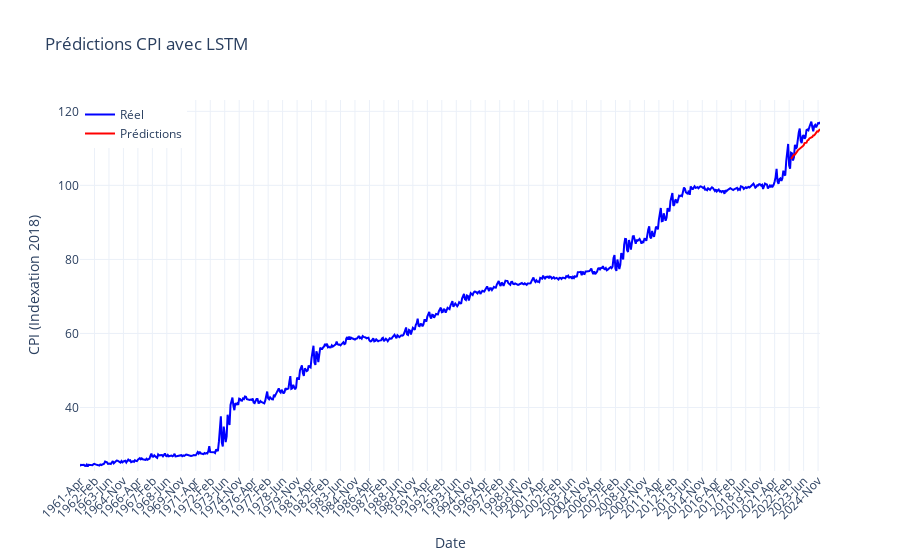

The cell this chart's notebook holds for it:
### Code cell
import plotly.graph_objects as go

# Inversion correcte des prédictions
pred_dates = dataframe["year_month"][-len(pred_series):]
pred_values = scaler.inverse_transform(pred_series).values().flatten()

# on converti dataframe["All Items"] en float

dataframe["All Items"] = dataframe["All Items"].astype(float)

# Définir une échelle Y continue et uniforme
y_min = min(dataframe["All Items"].min(), pred_values.min()) * 0.95
y_max = max(dataframe["All Items"].max(), pred_values.max()) * 1.05

# Création du graphique
fig = go.Figure()

# Ajout des valeurs réelles
fig.add_trace(go.Scatter(
    x=dataframe["year_month"], 
    y=dataframe["All Items"], 
    mode='lines', 
    name='Réel', 
    line=dict(color='blue', width=2)
))

# Ajout des prédictions
fig.add_trace(go.Scatter(
    x=pred_dates, 
    y=pred_values, 
    mode='lines', 
    name='Prédictions', 
    line=dict(color='red', width=2)
))

# Mise en forme
fig.update_layout(
    title="Prédictions CPI avec LSTM",
    xaxis_title="Date",
    yaxis_title="CPI (Indexation 2018)",
    template="plotly_white",
    xaxis=dict(showgrid=True, tickangle=-45, tickformat="%Y-%b"),
    yaxis=dict(showgrid=True, zeroline=False, range=[y_min, y_max]),  # 🔥 Correction ici !
    legend=dict(x=0, y=1)
)

# Affichage du graphique
fig.show()

### Figure 1 — Plotly figure (JSON) as saved in the notebook; plotly's stock layout.template omitted (floating-point values rounded to 4 significant figures; data arrays with more than 128 entries replaced by an {"elided": "..."} marker saying what was removed)
{"data": [{"line": {"color": "blue", "width": 2}, "mode": "lines", "name": "Réel", "type": "scatter", "x": {"elided": "768 str values"}, "y": {"elided": "768 float values"}}, {"line": {"color": "red", "width": 2}, "mode": "lines", "name": "Prédictions", "type": "scatter", "x": ["2022-Jul", "2022-Jun", "2022-Mar", "2022-May", "2022-Nov", "2022-Oct", "2022-Sep", "2023-Apr", "2023-Aug", "2023-Dec", "2023-Feb", "2023-Jan", "2023-Jul", "2023-Jun", "2023-Mar", "2023-May", "2023-Nov", "2023-Oct", "2023-Sep", "2024-Apr", "2024-Aug", "2024-Dec", "2024-Feb", "2024-Jan", "2024-Jul", "2024-Jun", "2024-Mar", "2024-May", "2024-Nov", "2024-Oct", "2024-Sep"], "y": [107.1, 107.5, 108.1, 108.3, 108.3, 108.9, 109.1, 109.5, 109.7, 109.8, 109.9, 110.4, 110.4, 110.8, 111.4, 111.6, 111.6, 112.1, 112.3, 112.7, 112.9, 113.0, 113.1, 113.5, 113.5, 113.8, 114.5, 114.6, 114.5, 115.1, 115.2]}], "layout": {"legend": {"x": 0, "y": 1}, "title": {"text": "Prédictions CPI avec LSTM"}, "xaxis": {"showgrid": true, "tickangle": -45, "tickformat": "%Y-%b", "title": {"text": "Date"}}, "yaxis": {"range": [22.85, 123.1], "showgrid": true, "title": {"text": "CPI (Indexation 2018)"}, "zeroline": false}}}
